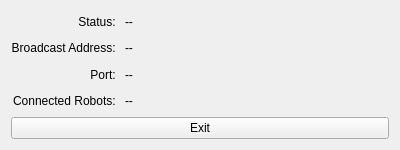
<?xml version="1.0" encoding="UTF-8"?>
<ui version="4.0">
 <class>CoreStatus</class>
 <widget class="QWidget" name="CoreStatus">
  <property name="geometry">
   <rect>
    <x>0</x>
    <y>0</y>
    <width>400</width>
    <height>150</height>
   </rect>
  </property>
  <property name="windowTitle">
   <string>Core Status</string>
  </property>
  <layout class="QVBoxLayout" name="verticalLayout">
   <item>
    <layout class="QGridLayout" name="gridLayout" columnstretch="0,1">
     <item row="0" column="1">
      <widget class="QLabel" name="status">
       <property name="text">
        <string>--</string>
       </property>
      </widget>
     </item>
     <item row="1" column="1">
      <widget class="QLabel" name="addr">
       <property name="text">
        <string>--</string>
       </property>
      </widget>
     </item>
     <item row="2" column="1">
      <widget class="QLabel" name="port">
       <property name="text">
        <string>--</string>
       </property>
      </widget>
     </item>
     <item row="1" column="0">
      <widget class="QLabel" name="label_2">
       <property name="text">
        <string>Broadcast Address: </string>
       </property>
       <property name="alignment">
        <set>Qt::AlignRight|Qt::AlignTrailing|Qt::AlignVCenter</set>
       </property>
      </widget>
     </item>
     <item row="2" column="0">
      <widget class="QLabel" name="label_3">
       <property name="text">
        <string>Port: </string>
       </property>
       <property name="alignment">
        <set>Qt::AlignRight|Qt::AlignTrailing|Qt::AlignVCenter</set>
       </property>
      </widget>
     </item>
     <item row="0" column="0">
      <widget class="QLabel" name="label">
       <property name="text">
        <string>Status: </string>
       </property>
       <property name="alignment">
        <set>Qt::AlignRight|Qt::AlignTrailing|Qt::AlignVCenter</set>
       </property>
      </widget>
     </item>
     <item row="3" column="0">
      <widget class="QLabel" name="label_4">
       <property name="text">
        <string>Connected Robots: </string>
       </property>
       <property name="alignment">
        <set>Qt::AlignRight|Qt::AlignTrailing|Qt::AlignVCenter</set>
       </property>
      </widget>
     </item>
     <item row="3" column="1">
      <widget class="QLabel" name="robots">
       <property name="text">
        <string>--</string>
       </property>
      </widget>
     </item>
    </layout>
   </item>
   <item>
    <widget class="QPushButton" name="shutdown">
     <property name="text">
      <string>Exit</string>
     </property>
    </widget>
   </item>
  </layout>
 </widget>
 <resources/>
 <connections/>
</ui>
